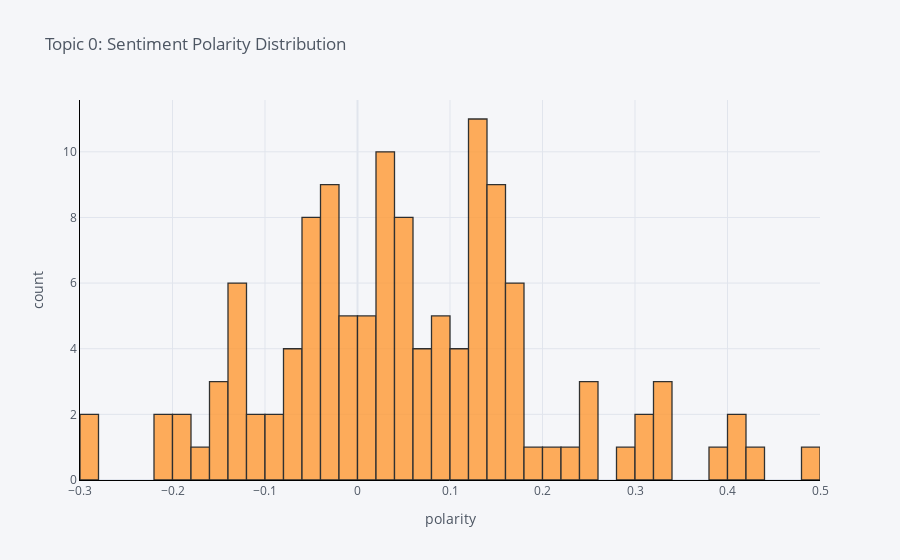

Notebook source saved alongside this figure:
### Code cell
plot_model(model=lda, plot = 'sentiment')
